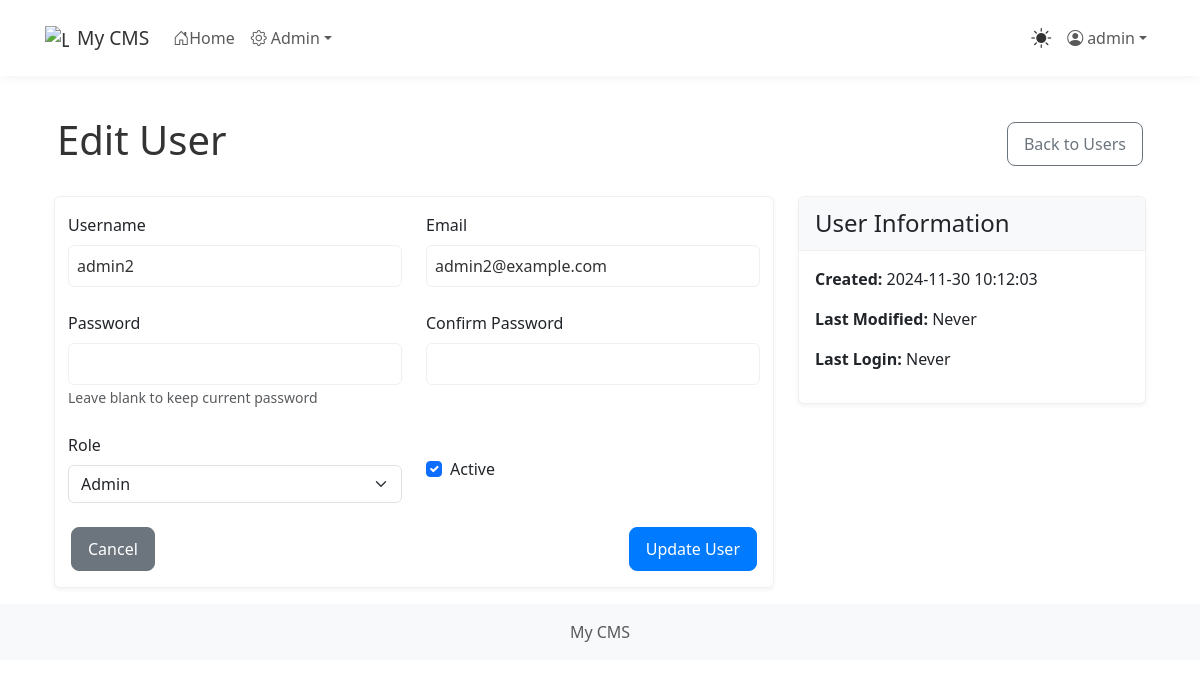
The page /admin/user/2/edit (signed in) on the database its author committed.
### app/models.py (models this page shows, shortened)
class Settings(db.Model):
    __tablename__ = 'settings'
    _cache = {}
    id = db.Column(db.Integer, primary_key=True)
    key = db.Column(db.String(50), unique=True, nullable=False)
    value = db.Column(db.String(500))
    type = db.Column(db.String(20), default='string')
    description = db.Column(db.String(200))
    @staticmethod
    def get(key, default=None):
        setting = Settings.query.filter_by(key=key).first()
        if setting is None:
            return default
        try:
            if setting.type == 'boolean':
                return setting.value.lower() in ('true', '1', 'yes', 'on')
            elif setting.type == 'integer':
                return int(float(setting.value))
            elif setting.type == 'float':
                return float(setting.value)
            elif setting.type == 'json':
                return json.loads(setting.value)
            else:  # string
                return setting.value
        except (ValueError, json.JSONDecodeError) as e:
            current_app.logger.error(f"Error converting setting {key}: {str(e)}")
            return default

class User(UserMixin, db.Model):
    id = db.Column(db.Integer, primary_key=True)
    username = db.Column(db.String(64), unique=True, nullable=False)
    email = db.Column(db.String(120), unique=True, nullable=False)
    password_hash = db.Column(db.String(128))
    is_admin = db.Column(db.Boolean, default=False)
    is_active = db.Column(db.Boolean, default=True)
    created_at = db.Column(db.DateTime, default=datetime.utcnow)
    last_seen = db.Column(db.DateTime, default=datetime.utcnow)
    profile_image = db.Column(db.String(200))
    bio = db.Column(db.Text)
    website = db.Column(db.String(200))
    social_facebook = db.Column(db.String(200))
    social_twitter = db.Column(db.String(200))
    social_instagram = db.Column(db.String(200))
    email_confirmed = db.Column(db.Boolean, default=False)
    role_id = db.Column(db.Integer, db.ForeignKey('role.id'))
    last_activity = db.Column(db.DateTime, default=datetime.utcnow)
    failed_login_attempts = db.Column(db.Integer, default=0)
    account_locked = db.Column(db.Boolean, default=False)
    account_locked_until = db.Column(db.DateTime)
    must_change_password = db.Column(db.Boolean, default=False)
    password_changed_at = db.Column(db.DateTime)
    posts = db.relationship('Post', backref='author', lazy='dynamic')
    comments = db.relationship('Comment', backref='author', lazy='dynamic')
    likes = db.relationship('Like', backref='user', lazy='dynamic')
    page_views = db.relationship('PageView', back_populates='user', lazy='dynamic')
    def can(self, perm):
        return self.role is not None and self.role.has_permission(perm)

### app/admin/routes.py (the view, shortened to what this page needs)
@bp.route('/user/<int:id>/edit', methods=['GET', 'POST'])
@login_required
@permission_required(Role.MANAGE_USERS)
def edit_user(id):
    user = User.query.get_or_404(id)
    form = UserForm(obj=user)
    roles = Role.query.all()
    form.role_id.choices = [(role.id, role.name) for role in roles]
    return render_template('admin/edit_user.html', form=form, user=user)

### app/forms.py
class UserForm(FlaskForm):
    username = StringField('Username', validators=[DataRequired(), Length(min=3, max=64)])
    email = StringField('Email', validators=[DataRequired(), Email(), Length(max=120)])
    password = PasswordField('Password', validators=[Optional(), Length(min=6)])
    confirm_password = PasswordField('Confirm Password',
        validators=[Optional(), EqualTo('password', message='Passwords must match')])
    role_id = SelectField('Role', coerce=int, validators=[DataRequired()])
    is_active = BooleanField('Active')

### app/admin/__init__.py (called while the page is built)
@bp.context_processor
def inject_admin_context():
    from app.models import Settings, Role
    return dict(Settings=Settings, Role=Role)

### app/admin/routes.py (called while the page is built)
def permission_required(permission):
    def decorator(f):
        @wraps(f)
        def decorated_function(*args, **kwargs):
            if not current_user.can(permission):
                flash('You do not have permission to access this page.', 'danger')
                return redirect(url_for('admin.index'))
            return f(*args, **kwargs)
        return decorated_function
    return decorator

### app/models.py (called while the page is built)
@login_manager.user_loader
def load_user(id):
    return User.query.get(int(id))

    def has_permission(self, perm):
        return self.permissions & perm == perm

### app/templates/admin/edit_user.html (shortened to what this page needs)
{% extends "base.html" %}
{% block content %}
<div class="container-fluid">
    <div class="d-flex justify-content-between align-items-center mb-4">
        <h2>{{ 'Create' if not user else 'Edit' }} User</h2>
        <a href="{{ url_for('admin.users') }}" class="btn btn-outline-secondary">
             Back to Users
        </a>
    </div>
    <div class="row">
        <div class="col-md-8">
            <div class="card">
                <div class="card-body">
                    <form method="POST">
                        <div class="row mb-4">
                            <div class="col-md-6">
                                <div class="form-group">
                                    {{ form.username.label(class="form-label") }}
                                    {{ form.username(class="form-control" + (" is-invalid" if form.username.errors else "")) }}
                                </div>
                            </div>
                            <div class="col-md-6">
                                <div class="form-group">
                                    {{ form.email.label(class="form-label") }}
                                    {{ form.email(class="form-control" + (" is-invalid" if form.email.errors else "")) }}
                                </div>
                            </div>
                        </div>
                        <div class="row mb-4">
                            <div class="col-md-6">
                                <div class="form-group">
                                    {{ form.password.label(class="form-label") }}
                                    {{ form.password(class="form-control" + (" is-invalid" if form.password.errors else "")) }}
                                    {% if user %}
                                    <small class="form-text text-muted">Leave blank to keep current password</small>
                                    {% endif %}
                                </div>
                            </div>
                            <div class="col-md-6">
                                <div class="form-group">
                                    {{ form.confirm_password.label(class="form-label") }}
                                    {{ form.confirm_password(class="form-control" + (" is-invalid" if form.confirm_password.errors else "")) }}
                                </div>
                            </div>
                        </div>
                        <div class="row mb-4">
                            <div class="col-md-6">
                                <div class="form-group">
                                    {{ form.role_id.label(class="form-label") }}
                                    {{ form.role_id(class="form-select" + (" is-invalid" if form.role_id.errors else "")) }}
                                </div>
                            </div>
                            <div class="col-md-6">
                                <div class="form-check mt-4">
                                    {{ form.is_active(class="form-check-input") }}
                                    {{ form.is_active.label(class="form-check-label") }}
                                </div>
                            </div>
                        </div>
                        <div class="d-flex justify-content-between">
                            <a href="{{ url_for('admin.users') }}" class="btn btn-secondary">Cancel</a>
                            <button type="submit" class="btn btn-primary">
                                {{ 'Create' if not user else 'Update' }} User
                            </button>
                        </div>
                    </form>
                </div>
            </div>
        </div>
        <div class="col-md-4">
            <div class="card">
                <div class="card-header">
                    <h5 class="card-title mb-0">User Information</h5>
                </div>
                <div class="card-body">
                    {% if user %}
                    <p><strong>Created:</strong> {{ user.created_at.strftime('%Y-%m-%d %H:%M:%S') }}</p>
                    <p><strong>Last Modified:</strong> {{ user.updated_at.strftime('%Y-%m-%d %H:%M:%S') if user.updated_at else 'Never' }}</p>
                    <p><strong>Last Login:</strong> {{ user.last_login.strftime('%Y-%m-%d %H:%M:%S') if user.last_login else 'Never' }}</p>
                    {% else %}
                    <p class="text-muted">User information will be available after creation.</p>
                    {% endif %}
                </div>
            </div>
        </div>
    </div>
</div>
{% endblock %}

### app/templates/base.html (shortened to what this page needs)
<!DOCTYPE html>
<html lang="en" data-theme="light">
<head>
    <link href="https://cdn.jsdelivr.net/npm/bootstrap@5.3.0/dist/css/bootstrap.min.css" rel="stylesheet">
    <link rel="stylesheet" href="https://cdn.jsdelivr.net/npm/bootstrap-icons@1.7.2/font/bootstrap-icons.css">
    <link rel="stylesheet" href="{{ url_for('static', filename='css/style.css') }}">
</head>
<body>
    <div class="search-form">
        <form action="{{ url_for('main.search') }}" method="GET" class="d-flex">
            <button type="submit" class="btn btn-primary ms-2"></button>
            <button type="button" class="btn btn-link ms-2" id="close-search"></button>
        </form>
    </div>
    <nav class="navbar navbar-expand-lg navbar-light fixed-top">
        <div class="container">
            <a class="navbar-brand d-flex align-items-center" href="{{ url_for('main.index') }}">
                <img src="{{ url_for('static', filename='icons/icon-48x48.png') }}" alt="Logo" class="me-2" width="24" height="24">
                <span class="d-none d-sm-inline">{{ get_setting('site_name', 'CMS') }}</span>
            </a>
            <div class="collapse navbar-collapse" id="navbarNav">
                <ul class="navbar-nav me-auto">
                    <li class="nav-item">
                        <a class="nav-link" href="{{ url_for('main.index') }}">
                            <i class="bi bi-house-door"></i> Home
                        </a>
                    </li>
                    {% if current_user.is_authenticated and current_user.is_admin %}
                    <li class="nav-item dropdown">
                        <a class="nav-link dropdown-toggle d-flex align-items-center" href="#" id="adminDropdown" role="button"
                           data-bs-toggle="dropdown" aria-expanded="false">
                            <i class="bi bi-gear me-1"></i> Admin
                        </a>
                    </li>
                    {% endif %}
                </ul>
                <ul class="navbar-nav">
                    <li class="nav-item">
                        <button id="theme-toggle" class="btn nav-link" aria-label="Toggle theme">
                            <i class="bi bi-sun-fill theme-icon-light"></i>
                        </button>
                    </li>
                    {% if current_user.is_authenticated %}
                    <li class="nav-item dropdown">
                        <a class="nav-link dropdown-toggle d-flex align-items-center" href="#" id="userDropdown" role="button"
                           data-bs-toggle="dropdown" aria-expanded="false">
                            <i class="bi bi-person-circle me-1"></i> {{ current_user.username }}
                        </a>
                    </li>
                    {% else %}
                    <li class="nav-item">
                        <a class="nav-link" href="{{ url_for('auth.login') }}">
                            <i class="bi bi-box-arrow-in-right"></i> Login
                        </a>
                    </li>
                    {% endif %}
                </ul>
            </div>
        </div>
    </nav>
    <main class="container mt-5 pt-4">
        {% block content %}{% endblock %}
    </main>
    <footer class="footer mt-auto py-3 bg-light">
        <div class="container text-center">
            <span class="text-muted"> {{ get_setting('site_name', 'CMS') }} {{ now.year }}</span>
        </div>
    </footer>
</body>
</html>

### app/static/css/style.css (style rules this page uses)
:root[data-theme="light"] { --bg-primary: #ffffff; --bg-secondary: #f8f9fa; --text-primary: #333333; --text-secondary: #6c757d; --border-color: #f0f0f0; --shadow-color: rgba(0,0,0,0.05); --navbar-bg: #ffffff; --card-bg: #ffffff; --link-color: #007bff; --link-hover: #0056b3; --dropdown-bg: #ffffff; --dropdown-hover: #f8f9fa; }
#theme-toggle { padding: 0.5rem; font-size: 1.25rem; line-height: 1; border: none; background: transparent; color: var(--text-primary); }
.theme-icon-light, .theme-icon-dark { display: none; }
[data-theme="light"] .theme-icon-light, [data-theme="dark"] .theme-icon-dark { display: inline-block; }
body { background-color: var(--bg-primary); color: var(--text-primary); font-size: 16px; -webkit-text-size-adjust: 100%; line-height: 1.6; transition: background-color 0.3s ease, color 0.3s ease; }
body { font-size: 16px; line-height: 1.5; -webkit-text-size-adjust: 100%; -webkit-tap-highlight-color: transparent; }
.navbar { padding: 0.5rem 1rem; backdrop-filter: blur(10px); -webkit-backdrop-filter: blur(10px); background-color: rgba(var(--navbar-bg-rgb), 0.95) !important; }
h2 { font-size: 1.5rem; }
h5 { font-size: 1.1rem; }
@media (min-width: 768px) { h2 { font-size: 2rem; } }
@media (min-width: 768px) { h5 { font-size: 1.25rem; } }
@media (min-width: 1200px) { h2 { font-size: 2.5rem; } }
@media (min-width: 1200px) { h5 { font-size: 1.5rem; } }
.card { box-shadow: 0 2px 4px var(--shadow-color); border: 1px solid var(--border-color); margin-bottom: 1rem; }
.card-header { background-color: var(--bg-secondary); border-bottom: 1px solid var(--border-color); padding: 0.75rem 1rem; }
.form-control { font-size: 1rem; padding: 0.5rem; height: auto; background-color: var(--bg-primary); border-color: var(--border-color); color: var(--text-primary); }
.navbar { background-color: var(--navbar-bg) !important; box-shadow: 0 2px 10px var(--shadow-color); padding: 1rem 0; transition: background-color 0.3s ease; }
.navbar-brand { font-size: 1.2rem; color: var(--text-primary) !important; }
.btn { border-radius: 0.5rem; padding: 0.5rem 1rem; font-size: 0.9rem; touch-action: manipulation; }
@media (min-width: 768px) { .btn { font-size: 1rem; } }
.nav-link, .btn, .dropdown-item { min-height: 44px; display: flex; align-items: center; }
* { -webkit-tap-highlight-color: rgba(0,0,0,0); }
.container { width: 100%; padding-right: 15px; padding-left: 15px; margin-right: auto; margin-left: auto; }
.row { display: flex; flex-wrap: wrap; margin-right: -15px; margin-left: -15px; }
a { color: var(--link-color); text-decoration: none; }
.btn-primary { background-color: var(--link-color); border-color: var(--link-color); }

### rows shown on the page
Settings: type+value "My CMS"
User: username "admin"
User: username "admin2", email "admin2@example.com", role_id "Admin", is_active "☑", created_at "2024-11-30 10:12:03"

### other values the page prints
{{ 'Create' if not user else 'Edit' }} "Edit"
{{ 'Create' if not user else 'Update' }} "Update"
